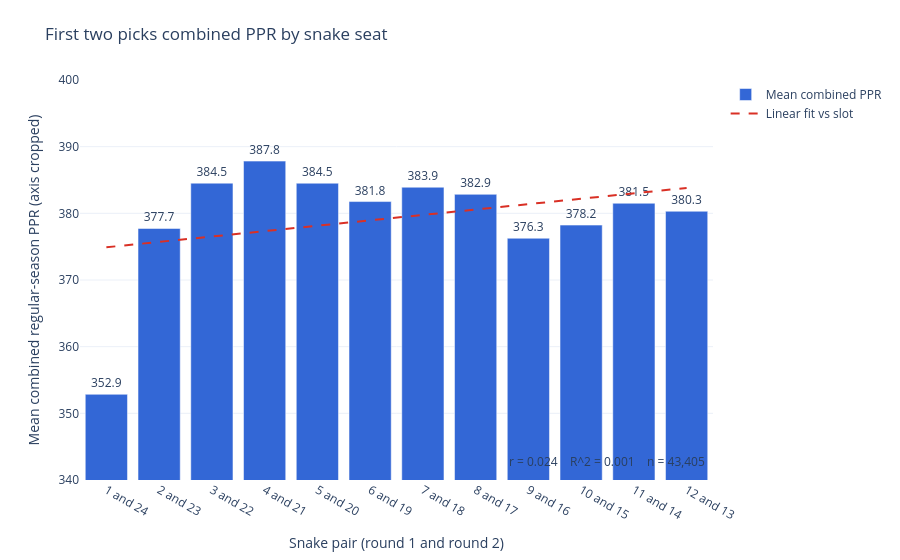
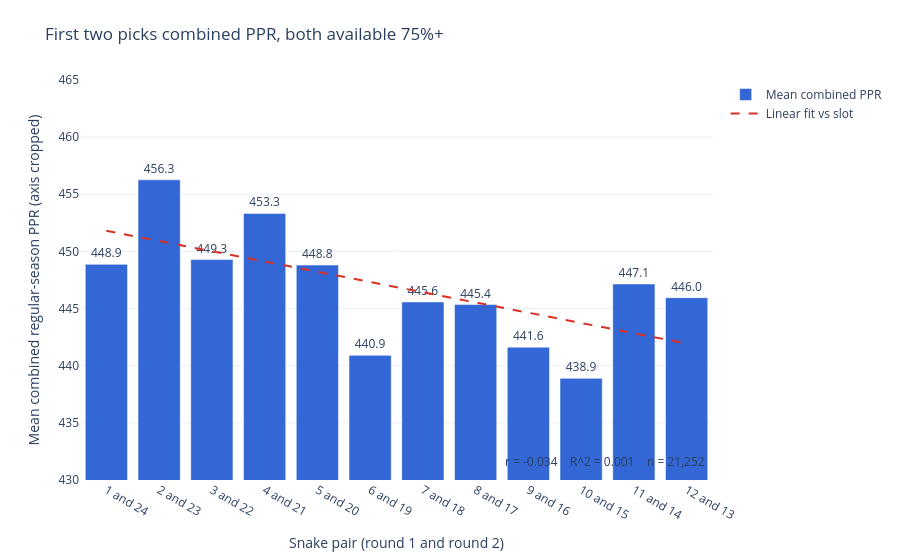

Notebook source saved alongside these figures, in order:
### Markdown cell above
### What this cell does

- Averages the two-pick PPR total by draft slot, with and without the availability filter, and draws those two charts.
- Labels seats as 1 and 24 through 12 and 13.

### Code cell
# CELL [6 charts-snake-pairs]
pair_all = linear_fit(linked_pairs["draft_slot"], linked_pairs["pair_ppr"])
pair_avail_fit = linear_fit(available_pairs["draft_slot"], available_pairs["pair_ppr"])
means_all = slot_means(linked_pairs, "pair_ppr")
means_avail = slot_means(available_pairs, "pair_ppr")

def pair_chart(means, fit, title, filename, y_range):
    fig = go.Figure()
    fig.add_trace(go.Bar(
        x=means["pair_label"],
        y=means["mean_value"],
        marker_color="#3367d6",
        name="Mean combined PPR",
        text=means["mean_value"].map(lambda v: f"{v:.1f}"),
        textposition="outside",
        cliponaxis=False,
    ))
    x_num = means["draft_slot"].to_numpy(dtype=float)
    fig.add_trace(go.Scatter(
        x=means["pair_label"],
        y=fit["intercept"] + fit["slope"] * x_num,
        mode="lines",
        name="Linear fit vs slot",
        line={"color": "#d93025", "dash": "dash"},
    ))
    fig.update_layout(
        template="plotly_white",
        height=560,
        title=title,
        xaxis_title="Snake pair (round 1 and round 2)",
        yaxis_title="Mean combined regular-season PPR (axis cropped)",
        yaxis={"range": y_range},
        margin={"t": 80, "b": 80},
        annotations=[{
            "x": 0.99,
            "y": 0.02,
            "xref": "paper",
            "yref": "paper",
            "xanchor": "right",
            "yanchor": "bottom",
            "showarrow": False,
            "text": f"r = {fit['pearson_r']:.3f}    R^2 = {fit['r_squared']:.3f}    n = {fit['n']:,}",
        }],
    )
    fig.write_html(ARTIFACTS / filename, include_plotlyjs="cdn")
    fig.show()
    return filename

chart3 = pair_chart(means_all, pair_all, "First two picks combined PPR by snake seat", "association_03_snake_pairs.html", [340, 400])
chart4 = pair_chart(means_avail, pair_avail_fit, "First two picks combined PPR, both available 75%+", "association_04_snake_pairs_available.html", [430, 465])
print(means_all[["draft_slot", "pair_label", "n", "mean_value"]].to_string(index=False))
print({
    "pair_r": round(pair_all["pearson_r"], 4),
    "pair_r2": round(pair_all["r_squared"], 4),
    "pair_r_available": round(pair_avail_fit["pearson_r"], 4),
    "pair_r2_available": round(pair_avail_fit["r_squared"], 4),
    "charts": [chart3, chart4],
    "y_range_all": [340, 400],
    "y_range_available": [430, 465],
})

### Figure 1 — Plotly figure (JSON) as saved in the notebook; plotly's stock layout.template omitted (floating-point values rounded to 4 significant figures)
{"data": [{"cliponaxis": false, "marker": {"color": "#3367d6"}, "name": "Mean combined PPR", "text": ["352.9", "377.7", "384.5", "387.8", "384.5", "381.8", "383.9", "382.9", "376.3", "378.2", "381.5", "380.3"], "textposition": "outside", "type": "bar", "x": ["1 and 24", "2 and 23", "3 and 22", "4 and 21", "5 and 20", "6 and 19", "7 and 18", "8 and 17", "9 and 16", "10 and 15", "11 and 14", "12 and 13"], "y": [352.9, 377.7, 384.5, 387.8, 384.5, 381.8, 383.9, 382.9, 376.3, 378.2, 381.5, 380.3]}, {"line": {"color": "#d93025", "dash": "dash"}, "mode": "lines", "name": "Linear fit vs slot", "type": "scatter", "x": ["1 and 24", "2 and 23", "3 and 22", "4 and 21", "5 and 20", "6 and 19", "7 and 18", "8 and 17", "9 and 16", "10 and 15", "11 and 14", "12 and 13"], "y": [374.9, 375.7, 376.5, 377.3, 378.1, 379.0, 379.8, 380.6, 381.4, 382.2, 383.0, 383.8]}], "layout": {"annotations": [{"showarrow": false, "text": "r = 0.024    R^2 = 0.001    n = 43,405", "x": 0.99, "xanchor": "right", "xref": "paper", "y": 0.02, "yanchor": "bottom", "yref": "paper"}], "height": 560, "margin": {"b": 80, "t": 80}, "title": {"text": "First two picks combined PPR by snake seat"}, "xaxis": {"title": {"text": "Snake pair (round 1 and round 2)"}}, "yaxis": {"range": [340, 400], "title": {"text": "Mean combined regular-season PPR (axis cropped)"}}}}

### Figure 2 — Plotly figure (JSON) as saved in the notebook; plotly's stock layout.template omitted (floating-point values rounded to 4 significant figures)
{"data": [{"cliponaxis": false, "marker": {"color": "#3367d6"}, "name": "Mean combined PPR", "text": ["448.9", "456.3", "449.3", "453.3", "448.8", "440.9", "445.6", "445.4", "441.6", "438.9", "447.1", "446.0"], "textposition": "outside", "type": "bar", "x": ["1 and 24", "2 and 23", "3 and 22", "4 and 21", "5 and 20", "6 and 19", "7 and 18", "8 and 17", "9 and 16", "10 and 15", "11 and 14", "12 and 13"], "y": [448.9, 456.3, 449.3, 453.3, 448.8, 440.9, 445.6, 445.4, 441.6, 438.9, 447.1, 446.0]}, {"line": {"color": "#d93025", "dash": "dash"}, "mode": "lines", "name": "Linear fit vs slot", "type": "scatter", "x": ["1 and 24", "2 and 23", "3 and 22", "4 and 21", "5 and 20", "6 and 19", "7 and 18", "8 and 17", "9 and 16", "10 and 15", "11 and 14", "12 and 13"], "y": [451.8, 450.9, 450.0, 449.1, 448.2, 447.3, 446.4, 445.5, 444.6, 443.7, 442.8, 441.9]}], "layout": {"annotations": [{"showarrow": false, "text": "r = -0.034    R^2 = 0.001    n = 21,252", "x": 0.99, "xanchor": "right", "xref": "paper", "y": 0.02, "yanchor": "bottom", "yref": "paper"}], "height": 560, "margin": {"b": 80, "t": 80}, "title": {"text": "First two picks combined PPR, both available 75%+"}, "xaxis": {"title": {"text": "Snake pair (round 1 and round 2)"}}, "yaxis": {"range": [430, 465], "title": {"text": "Mean combined regular-season PPR (axis cropped)"}}}}
